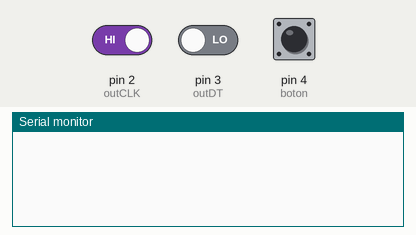
Recording of a sketch running on a simulated Arduino Uno, built with avr-gcc and run on an emulated ATmega328P. On the bench: the last lines printed to the serial monitor. The inputs (shaded band) are chosen by the test bench; at power-on: pin 2 (outCLK) HIGH, pin 4 (boton) HIGH, pin 3 (outDT) LOW.

Above: at 1.2 s.
1.3 s: pin 2 (outCLK) driven LOW
At 2.5 s:
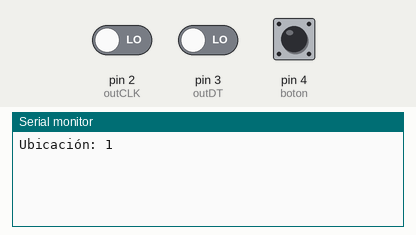
2.8 s: pin 4 (boton) pulled LOW for 0.15 s
At 3.7 s:
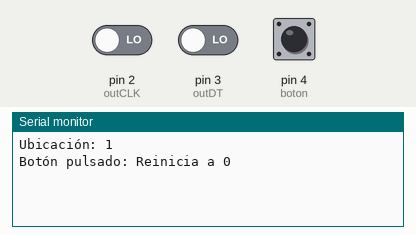
4.4 s: pin 2 (outCLK) driven HIGH
At 4.9 s:
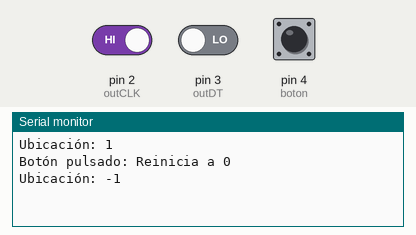

Measured:
- after the input at 1.3 s, the serial monitor: prints a new line at once (image 1)
- after the input at 2.8 s, the serial monitor: prints a new line at once (image 2)
- after the input at 4.4 s, the serial monitor: prints a new line at once (image 3)

The sketch:

KY-040.ino
```cpp
/*
  Derechos de autor © UNIT Electronics
  Este codigo se proporciona "tal cual", sin garantías de ningún tipo.

  Para más información, visita nuestro blog:
  https://blog.uelectronics.com/tarjetas-desarrollo/control-de-leds-mediante-modulo-sensor-encoder-ky-040/
 */

#define outCLK 2       // Definición del pin de salida CLK/A del encoder
#define outDT 3        // Definición del pin de salida DT/B del encoder
#define boton 4        // Definición del pin del pulsador del encoder

int paso = 0;           // Variable para contabilizar los pasos del encoder
int edoCLK;             // Estado actual del pin CLK/A
int anteriorCLK;        // Estado anterior del pin CLK/A

void setup() {
  Serial.begin(9600);                     // Inicialización del puerto serial a 9600 baudios
  pinMode(outCLK, INPUT);                 // Pin de entrada CLK/A del encoder
  pinMode(outDT, INPUT);                  // Pin de entrada DT/B del encoder
  pinMode(boton, INPUT_PULLUP);           // Configuración del pulsador con resistencia pull-up interna

  anteriorCLK = digitalRead(outCLK);      // Lectura inicial del estado de CLK/A
}

void loop() {
  edoCLK = digitalRead(outCLK);           // Lectura del estado actual de CLK/A

  if (edoCLK != anteriorCLK) {            // Si hay un cambio en el estado de CLK/A
    if (digitalRead(outDT) != edoCLK) {   // Verifica el estado de DT/B para determinar dirección
      paso--;                             // Si DT/B es diferente a CLK/A, el encoder gira a la derecha (incremento negativo)
    } else {
      paso++;                             // Si DT/B es igual a CLK/A, el encoder gira a la izquierda (incremento positivo)
    }
    Serial.print("Ubicación: ");           // Impresión en el monitor serial para mostrar la ubicación actual del encoder
    Serial.println(paso);
  }

  anteriorCLK = edoCLK;                   // Actualiza el estado anterior de CLK/A

  bool Bot = digitalRead(boton);          // Lee el estado del pulsador del encoder

  if (!Bot) {                             // Si el pulsador está presionado (estado bajo)
    Serial.println("Botón pulsado: Reinicia a 0");  // Muestra un mensaje indicando que se reinicia el conteo de pasos
    paso = 0;                             // Reinicia el contador de pasos a 0
    delay(300);                            // Espera 300 milisegundos para evitar rebotes
  }
}
```
